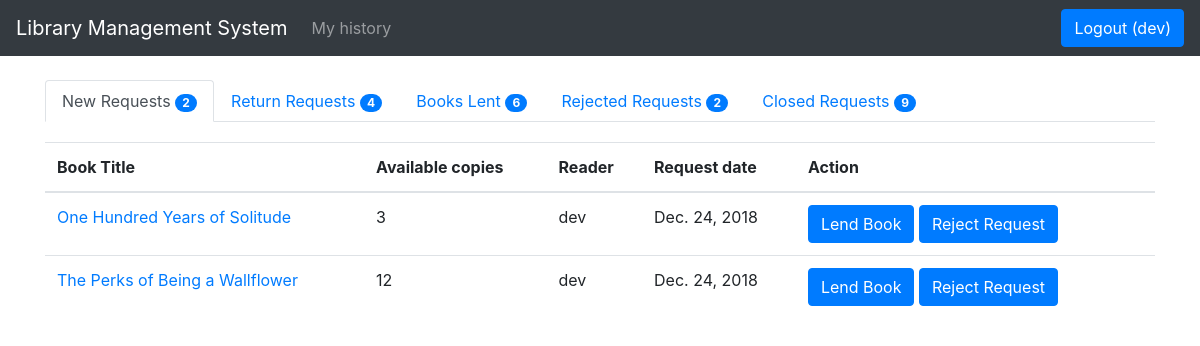
/library/books/manage_requests (signed in), run on the app's committed database.
### library/models.py (models this page shows, shortened)
class BookLendDetail(models.Model):
    book_status = (('p', 'pending'), ('l', 'lent'), ('r', 'returned'), ('c', 'closed'), ('n', 'rejected'))
    book = models.ForeignKey(Book, on_delete=models.SET_NULL, null=True)
    reader = models.ForeignKey(User, on_delete=models.SET_NULL, null=True, blank=True)
    request_date = models.DateField(null=True, blank=True)
    lent_date = models.DateField(null=True, blank=True)
    return_date = models.DateField(null=True, blank=True)
    close_date = models.DateField(null=True, blank=True)
    charge = models.IntegerField()
    status = models.CharField(max_length=1, choices = book_status, blank = True, default = 'p')

class Book(models.Model):
    numeric = RegexValidator(r'^[0-9]*$', 'Only  numeric characters are allowed.')
    book_status = (('a', 'available'), ('l', 'lent'))
    title = models.CharField(max_length=250)
    isbn = models.CharField('ISBN', max_length=13, help_text='13 Character ISBN number', validators=[numeric])
    description = models.TextField(max_length=500)
    price = models.IntegerField()
    total_quantity = models.IntegerField()
    quantity = models.IntegerField(default=1)
    status = models.CharField(max_length=1, choices = book_status, blank = True, default = 'a')
    author = models.ManyToManyField(Author)
    category = models.ManyToManyField(Category)
    def get_absolute_url(self):
        return reverse('book_detail', args=[str(self.id)])
    def display_category(self):
        return ', '.join(category.name for category in self.category.all()[:3])
    display_category.short_description = "Category"
    def display_author(self):
        return ', '.join(author.firstname for author in self.author.all()[:3])
    display_author.short_description = "Author"

### library/views.py (the view)
# urls.py: path('books/manage_requests', views.manage_requests, name='manage_requests'),
@login_required
def manage_requests(request):
    lend_request_data = BookLendDetail.objects.filter(status = 'p').order_by("-request_date")
    context = manage_requests_count()
    paginator = Paginator(lend_request_data, 10)
    page = request.GET.get('page')
    try:
        lend_request_data = paginator.page(page)
    except PageNotAnInteger:
        lend_request_data = paginator.page(1)
    except EmptyPage:
        lend_request_data = paginator.page(paginator.num_pages)
    return render(request, 'manage_requests.html', {'lend_request' : lend_request_data, 'context': context})

### library/views.py (called while the page is built)
def manage_requests_count():
    p = BookLendDetail.objects.filter(status = 'p').order_by("-request_date")
    r = BookLendDetail.objects.filter(status = 'r').order_by("-return_date")
    l = BookLendDetail.objects.filter(status = 'l').order_by("-lent_date")
    c = BookLendDetail.objects.filter(status = 'c').order_by("-close_date")
    n = BookLendDetail.objects.filter(status = 'n').order_by("-close_date")
    context = {
        'p' : p.count,
        'r' : r.count,
        'l' : l.count,
        'c' : c.count,
        'n' : n.count
    }
    return context

### library/templates/manage_requests.html (shortened to what this page needs)
{% extends "base.html" %} {% block content %}
<ul class="nav nav-tabs">
  <li class="nav-item">
    <a class="nav-link active" href="{% url 'manage_requests' %}">New Requests <span id="lcount" class="badge badge-primary badge-pill">{{ context.p  }}</span></a>
  </li>
  <li class="nav-item">
    <a class="nav-link" href="{% url 'manage_requests_return' %}">Return Requests <span id="rcount" class="badge badge-primary badge-pill">{{ context.r }}</span></a>
  </li>
  <li class="nav-item">
    <a class="nav-link" href="{% url 'manage_requests_lent' %}">Books Lent <span id="" class="badge badge-primary badge-pill">{{ context.l }}</span></a>
  </li>
  <li class="nav-item">
    <a class="nav-link" href="{% url 'manage_requests_rejected' %}">Rejected Requests <span id="" class="badge badge-primary badge-pill">{{ context.n }}</span></a>
  </li>
  <li class="nav-item">
      <a class="nav-link" href="{% url 'manage_requests_close' %}">Closed Requests <span id="" class="badge badge-primary badge-pill">{{ context.c }}</span></a>
  </li>
</ul>
<table class="table req-table">
  <thead>
    {% if context.p > 0 %}
    <tr class="t_body1">
      <th scope="col">Book Title</th>
      <th scope="col">Available copies</th>
      <th scope="col">Reader</th>
      <th scope="col">Request date</th>
      <th scope="col">Action</th>
      <th></th>
    </tr>
    {% endif %}
  </thead>
  <tbody class="t_body1">
    {% for req in lend_request %}
    <tr id="{{ req.id }}">
      <td>
        <a href="{{ req.book.get_absolute_url  }}">{{ req.book.title }}</a>
      </td>
      <td>{{ req.book.quantity }}</td>
      <td>{{ req.reader.username }}</td>
      <td>{{ req.request_date }}</td>
      <td>
        {% if req.book.quantity > 0 %}
        <button type="button" name="" class="btn btn-primary" value="{{req.id}}" onclick="lend_book(this);">Lend Book</button>
        {% endif %}
        <button type="button" name="" class="btn btn-primary" value="{{req.id}}" onclick="reject_request(this);">Reject Request</button>
      </td>
      <td></td>
    </tr>
    {% endfor %}
  </tbody>
</table>
{% endblock %}

### library/templates/base.html (shortened to what this page needs)
<!DOCTYPE html> {% load staticfiles %}
<html lang="en">
<head>
  <link rel="stylesheet" href="https://stackpath.bootstrapcdn.com/bootstrap/4.1.3/css/bootstrap.min.css"
>
  <link rel="stylesheet" href="{% static 'css/styles.css' %}">
</head>
<body>
  <header>
    {% block header %}
    <nav class="navbar navbar-expand-lg navbar-dark bg-dark fixed-top">
      <a class="navbar-brand" href="{% url 'index' %}">Library Management System</a>
      <div class="collapse navbar-collapse" id="navbarsExampleDefault">
        <ul class="navbar-nav mr-auto">
          {% if user.is_authenticated %} {% if user.groups.all.0.name == 'Readers' %}
          <li class="nav-item">
            <a class="nav-link" href="{% url 'request_history' %}">My history</a>
          </li>
          {% endif %} {% endif %}
        </ul>
        <form class="form-inline my-2 my-lg-0">
          {% if user.is_authenticated %}
          <a class="btn btn-primary" href="{% url 'logout' %}">Logout ({{ user.get_username }})</a>
          {% else %}
          <a class="btn btn-primary" href="{% url 'login' %}">Login</a>
          {% endif %}
        </form>
      </div>
    </nav>
    {% endblock %}
  </header>
  <main role="main" class="container">
    {% block content %} {% endblock %}
  </main>
</body>
</html>

### library/static/css/styles.css (style rules this page uses)
html { position: relative; min-height: 100%; }
body>.container { padding: 80px 15px 0; }
.req-table { margin-top: 20px; }

### data on the page
BookLendDetail: book "One Hundred Years of Solitude", book.quantity "3", reader.username "dev", request_date "Dec. 24, 2018", {{ req.id }} 124 (drawn)
BookLendDetail: book "The Perks of Being a Wallflower", book.quantity "12", reader.username "dev", request_date "Dec. 24, 2018", {{ req.id }} 126 (drawn)

### other printed values
{{ user.get_username }} "dev"
{{ context.p }} "2"
{{ context.r }} "4"
{{ context.l }} "6"
{{ context.n }} "2"
{{ context.c }} "9"
